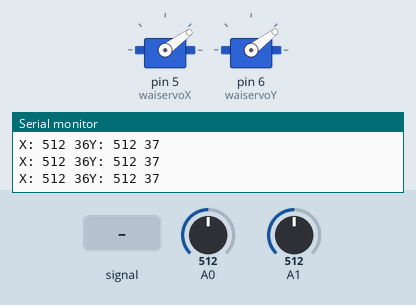
This sketch was run on a simulated Arduino Uno, built with avr-gcc and run on an emulated ATmega328P. On the bench: 2 × servo, the last lines printed to the serial monitor. The inputs (shaded band) are chosen by the test bench; at power-on: A0 = 512, A1 = 512.

Above: at 1.2 s.
1.3 s: A0 fed a 200 Hz sine of ±255 counts around its level
4.3 s: A0 set to 716
At 4.8 s:
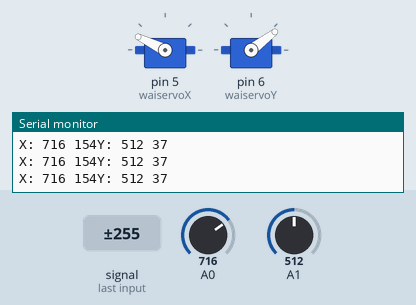
5.8 s: A1 set to 716
At 6.8 s:
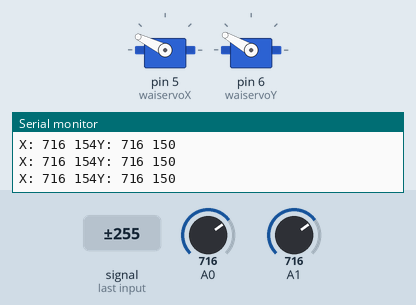
7.3 s: A1 fed a 2 Hz sine of ±306 counts around its level
At 7.7 s:
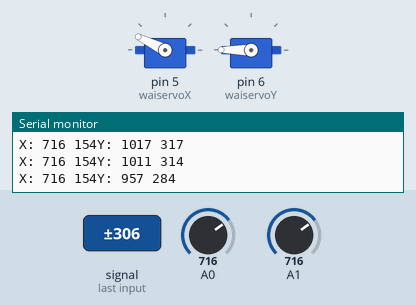
10.3 s: A0 fed a 2 Hz sine of ±306 counts around its level
At 10.71 s:
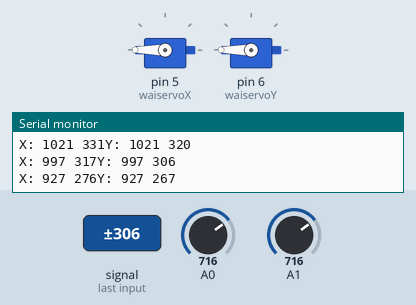
13.3 s: A0 set to 511
Timing chart, 0 to 63.8 s (numbered marks = the images above; inputs shaded):
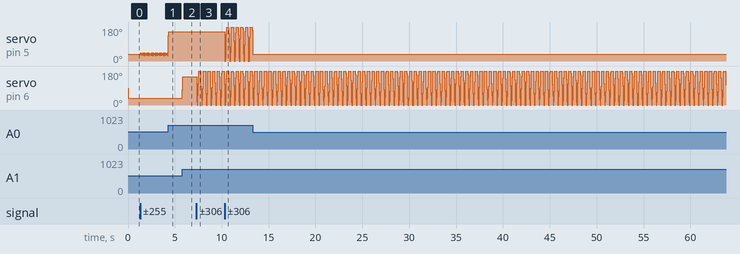

The sketch:

servo.ino
```cpp
#include <Servo.h>

Servo waiservoX;
Servo waiservoY;

void setup() {
    Serial.begin(9600);
    waiservoX.attach(5);
    waiservoY.attach(6);
}

void loop() {
    int i;
    long x, y;
    x = y = 0;

    for (i = 0; i < 100; i++) {
        x = x + analogRead(0);
        y = y + analogRead(1);
    }

    x = x / 100;
    y = y / 100;

    int rotateX = (x - 448)/1.73;
    if (rotateX < 15) rotateX = 0;
    waiservoX.write(rotateX);
    Serial.print("X: ");
    Serial.print(x);
    Serial.print(" ");
    Serial.print(rotateX);

    int rotateY= (y - 445)/1.80;
    if (rotateY < 15) rotateY = 0;
    waiservoY.write(rotateY);
    Serial.print("Y: ");
    Serial.print(y);
    Serial.print(" ");
    Serial.println(rotateY);
    delay(10);

}
```

Measured:
- after the input at 5.8 s, servo on pin 6 (waiservoY): 37° → 150° at once
